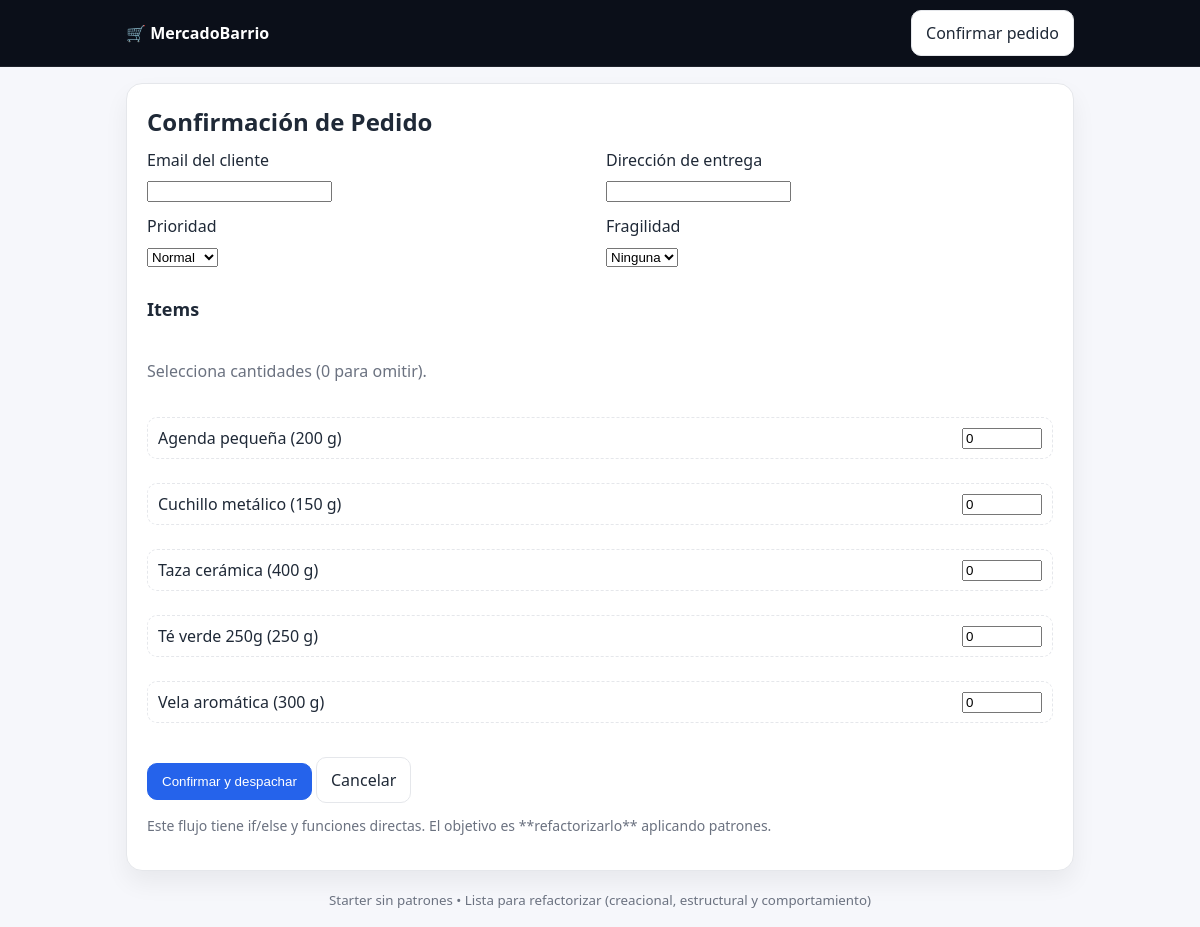
The page /?r=order/create on the database its author committed.
### tables this page shows
CREATE TABLE IF NOT EXISTS products ( id INT AUTO_INCREMENT PRIMARY KEY, sku VARCHAR(50) NOT NULL UNIQUE, name VARCHAR(100) NOT NULL, weight_grams INT NOT NULL DEFAULT 0, fragile TINYINT(1) NOT NULL DEFAULT 0 );

### app/db.php (called while the page is built, shortened)
<?php
function db(): PDO {
  $dsn = 'mysql:host=' . DB_HOST . ';dbname=' . DB_NAME . ';charset=' . DB_CHARSET;
  $pdo = new PDO($dsn, DB_USER, DB_PASS, [
    PDO::ATTR_ERRMODE => PDO::ERRMODE_EXCEPTION,
    PDO::ATTR_DEFAULT_FETCH_MODE => PDO::FETCH_ASSOC,
  ]);
  return $pdo;
}

### app/functions.php (called while the page is built, shortened)
<?php
function products_all(): array {
  return db()->query("SELECT * FROM products ORDER BY name ASC")->fetchAll();
}

### views/order_create.php (the view, shortened to what this page needs)
<?php  $opts = ['ninguna','debil','alta']; ?>
<h1 class="h">Confirmación de Pedido</h1>
<form method="post" action="?r=order/create" class="form">
  <div class="grid2">
    <label class="field"><span>Email del cliente</span><input type="email" name="customer_email" required></label>
    <label class="field"><span>Dirección de entrega</span><input type="text" name="address" required></label>
  </div>
  <div class="grid2">
    <label class="field"><span>Prioridad</span>
      <select name="priority"><option value="normal">Normal</option><option value="express">Express</option></select>
    </label>
    <label class="field"><span>Fragilidad</span>
      <select name="fragility"><?php foreach ($opts as $o): ?><option value="<?= $o ?>"><?= ucfirst($o) ?></option><?php endforeach; ?></select>
    </label>
  </div>
  <h2 class="hh mt">Items</h2>
  <p class="muted">Selecciona cantidades (0 para omitir).</p>
  <?php foreach ($products as $p): ?>
    <label class="field-inline">
      <span><?= htmlspecialchars($p['name']) ?> (<?= (int)$p['weight_grams'] ?> g)</span>
      <input class="qty" type="number" name="items[<?= (int)$p['id'] ?>]" min="0" max="20" value="0">
    </label>
  <?php endforeach; ?>
  <div class="actions mt">
    <button class="btn primary">Confirmar y despachar</button>
    <a class="btn" href="?r=home">Cancelar</a>
  </div>
</form>
<p class="note">Este flujo tiene if/else y funciones directas. El objetivo es **refactorizarlo** aplicando patrones.</p>

### assets/css/style.css (style rules this page uses)
:root { --bg:#f6f7fb;--card:#fff;--text:#1f2937;--muted:#6b7280;--primary:#2563eb;--border:#e5e7eb }
* { box-sizing:border-box }
body { margin:0;background:var(--bg);color:var(--text);font:16px/1.5 system-ui,-apple-system,Segoe UI,Roboto,Ubuntu }
.btn { display:inline-block;padding:10px 14px;border-radius:10px;text-decoration:none;border:1px solid var(--border);background:#fff;color:var(--text) }
.btn.primary { background:var(--primary);color:#fff;border-color:var(--primary) }
.h { margin:0 0 8px;font-size:24px }
.hh { margin:16px 0 8px;font-size:18px }
.muted { color:var(--muted) }
.mt { margin-top:16px }
.form { display:grid;gap:12px }
.grid2 { display:grid;grid-template-columns:1fr 1fr;gap:12px }
.field span { display:block;margin-bottom:6px }
.field-inline { display:flex;justify-content:space-between;align-items:center;padding:8px 10px;border:1px dashed var(--border);border-radius:10px;margin:6px 0 }
.qty { width:80px }
.note { margin-top:12px;color:var(--muted);font-size:14px }

### rows shown on the page
products: name "Agenda pequeña", weight_grams "200"
products: name "Cuchillo metálico", weight_grams "150"
products: name "Taza cerámica", weight_grams "400"
products: name "Té verde 250g", weight_grams "250"
products: name "Vela aromática", weight_grams "300"

### other values the page prints
form field fragility "Ninguna"
